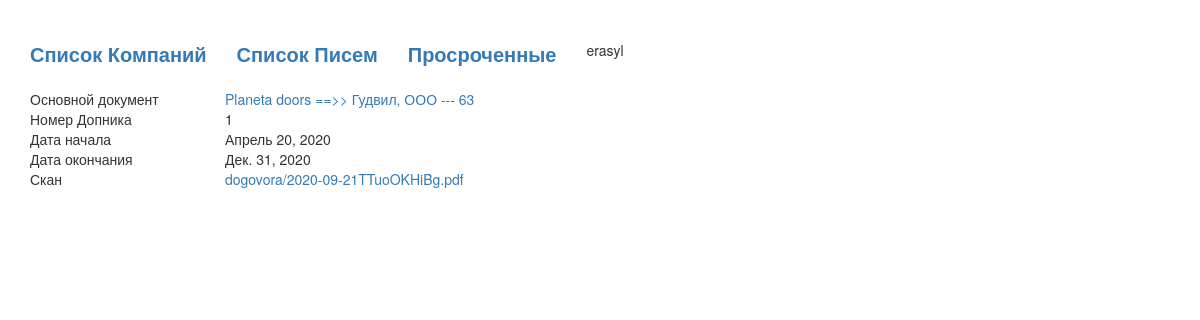
Screenshot of /sub_detail/16 (signed in) with the database file from the repository.
### blog/models.py (models this page shows, shortened)
class Dogovor(models.Model):
    created_at = models.DateField(auto_now_add=True, null=True,)
    init = models.ForeignKey(Worker, on_delete=models.CASCADE, verbose_name='Инициатор', default='')
    own_company = models.ForeignKey(OwnCompany, on_delete=models.CASCADE, null=True, verbose_name='Сторона 1')
    signer_one = models.CharField('Подписант 1', max_length=1, choices=signer_choice, default='1')
    side_two = models.ForeignKey(Entity, on_delete=models.CASCADE, null=True, verbose_name='Сторона 2', related_name='Side 2+')
    signer_two = models.CharField('Подписант 2', max_length=1, choices=signer_choice, default='1')
    side_three = models.ForeignKey(Entity, on_delete=models.CASCADE, null=True, blank=True, verbose_name='Сторона 3', related_name='Side 3+')
    signer_three = models.CharField('Подписант 3', max_length=1, choices=signer_choice, blank=True, default='1')
    number = models.CharField('Номер Договора', max_length=100, blank=True, default='')
    originity = models.CharField('Имеется Оригинал', max_length=1, choices=resident_choice, default='1')
    renew = models.CharField('Авто Продление', max_length=1, choices=resident_choice, default='1')
    date_start = models.DateField('Дата Договора', null=True)
    date_end = models.DateField('Окончание Договора', null=True)
    upload_file = models.FileField(null=True, blank=True, upload_to=file_path)
    subs = models.ForeignKey(Sub, on_delete=models.CASCADE, null=True, blank= True, verbose_name='Допника')
    status = models.CharField('Статус', max_length=20, default='current', editable=False)
    upload_file2 = models.FileField(null=True, blank=True, upload_to=file_path)
    upload_file3 = models.FileField(null=True, blank=True, upload_to=file_path)
    upload_file4 = models.FileField(null=True, blank=True, upload_to=file_path)
    upload_file5 = models.FileField(null=True, blank=True, upload_to=file_path)

class OwnCompany(models.Model):
    name = models.CharField('Название Юр.  Лица', max_length=200)
    ebin = models.CharField('БИН РК', max_length=14, blank=True)
    adress = models.CharField('Адрес', max_length=200, blank=True)
    def __str__(self):
        return self.name

class Entity(models.Model):
    name = models.CharField('Название Юр. Лица', max_length=200)
    side_one = models.CharField('Резидент РК', max_length=1, choices=resident_choice, default='1')
    ebin = models.CharField('БИН РК', max_length=12, blank=True)
    etype = models.CharField('Тип организаций', max_length=1, choices=entity_type)
    adress = models.CharField('Адрес', max_length=200, blank=True)
    ebin2 = models.CharField('Иностранный Номер', max_length=200, blank=True)
    def __str__(self):
        return self.name +', ' + self.get_etype_display()+ " ---     " + str(self.id)

class Sub(models.Model):
    created_at = models.DateField(auto_now_add=True, null=True,)
    number = models.IntegerField('Номер Допника')
    date_start = models.DateField('Дата Допника', null=True)
    date_end = models.DateField('Окончание Допника', null=True)
    upload_file1 = models.FileField(null=True, blank=True, upload_to=file_path)
    upload_file2 = models.FileField(null=True, blank=True, upload_to=file_path)
    upload_file3 = models.FileField(null=True, blank=True, upload_to=file_path)
    def __str__(self):
        return str(self.number)

### blog/views.py (the view)
# urls.py: path('sub_detail/<int:pk>', views.sub_detail, name='sub_detail'),
def sub_detail(request, pk):
    sub = Sub.objects.get(id=pk)
    dogovors = Dogovor.objects.filter(subs_id = pk)
    context = {
        'sub': sub,
        'dogovors': dogovors,
    }
    return render(request, 'blog/sub_detail.html', context)

### blog/templates/blog/sub_detail.html (shortened to what this page needs)
{% extends 'blog/base.html' %}
{% block content %}
    {% for dogovor in dogovors %}
        <div class="row">
            <div class="col-md-2">Основной документ</div>
            <a href="{%url 'dogovor_detail' pk=dogovor.own_company.id pk_alt=dogovor.side_two.id pk_altos=dogovor.id %}">
            <div class="col-md-3">{{ dogovor.own_company }} ==>> {{ dogovor.side_two }} {% if dogovor.side_three %} {{ dogovor.side_three }}{% endif %}</div></a>
    </div>
    {% endfor %}
    {% if sub %}
        <div class="row">
            <div class="col-md-2">Номер Допника</div>
            <div class="col-md-3">{{ sub }}</div>
        </div>
        <div class="row">
            <div class="col-md-2">Дата начала</div>
            <div class="col-md-3">{{ sub.date_start }}</div>
        </div>
        <div class="row">
            <div class="col-md-2">Дата окончания</div>
            <div class="col-md-3">{{ sub.date_end }}</div>
        </div>
        {% if sub.upload_file1 %}
            <div class="row">
                <div class="col-md-2">Скан</div>
                <a href="{{ sub.upload_file1.url }}"><div class="col-md-3">{{ sub.upload_file1 }}</div></a>
            </div>
        {% endif %}
    {% endif %}
{% endblock %}

### blog/templates/blog/base.html (shortened to what this page needs)
{% load static %}
{% if user.is_authenticated %}
    <html>
        <head>
            <link rel="stylesheet" href="//maxcdn.bootstrapcdn.com/bootstrap/3.2.0/css/bootstrap.min.css">
            <link rel="stylesheet" href="//maxcdn.bootstrapcdn.com/bootstrap/3.2.0/css/bootstrap-theme.min.css">
            <link rel="stylesheet" href="/static/css/style.css">
        </head>
        <body>
            {% if user.get_username == 'Law' or user.is_superuser %}
                <div class="container header">
                    <a href="{% url 'company_list' %}"><div>Список Компаний</div></a>
                    <a href="{% url 'mail_list' %}"><div>Список Писем</div></a>
                    <a href="{% url 'expired_list' %}"><div>Просроченные</div></a>
                    {{ user.get_username }}
                </div>
            {% endif %}
            <div class="container">
                {% block content %}
                {% endblock %}
            </div>
        </body>
    </html>
{% else %}
    Please Login
    <a href="{% url 'user_login' %}"><div>Sign in</div></a>
{% endif %}

### blog/static/css/style.css (style rules this page uses)
.header { display: flex; margin-top: 40px; margin-bottom: 20px; }
.header div { margin-right: 30px; font-size: 20px; font-weight: bold; }

### rows the page displays
Dogovor: own_company "Planeta doors", side_two "Гудвил, ООО --- 63"
Sub: number "1", date_start "Апрель 20, 2020", date_end "Дек. 31, 2020", upload_file1 "dogovora/2020-09-21TTuoOKHiBg.pdf"

### other values shown
{{ user.get_username }} "erasyl"
